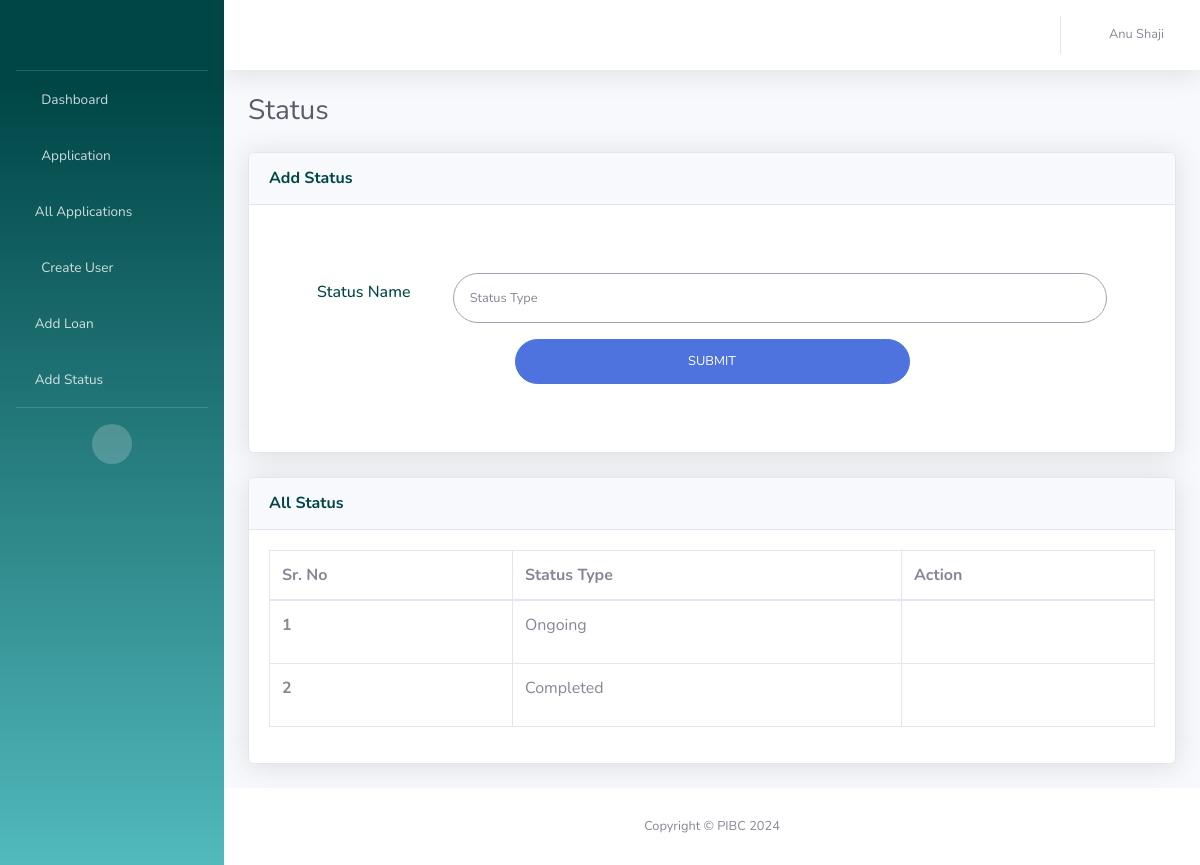
The page /add-status (signed in) on the database as committed earlier.
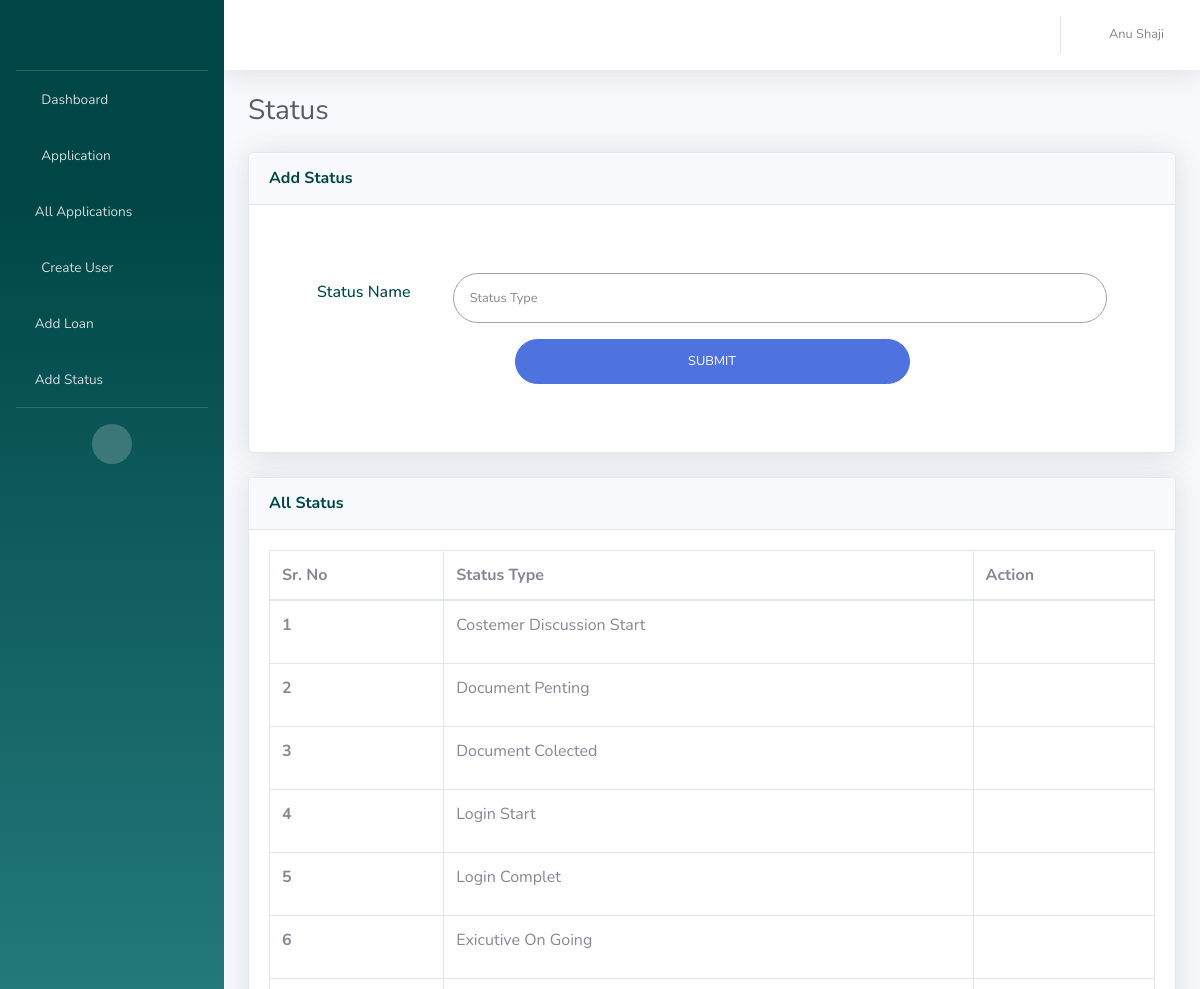
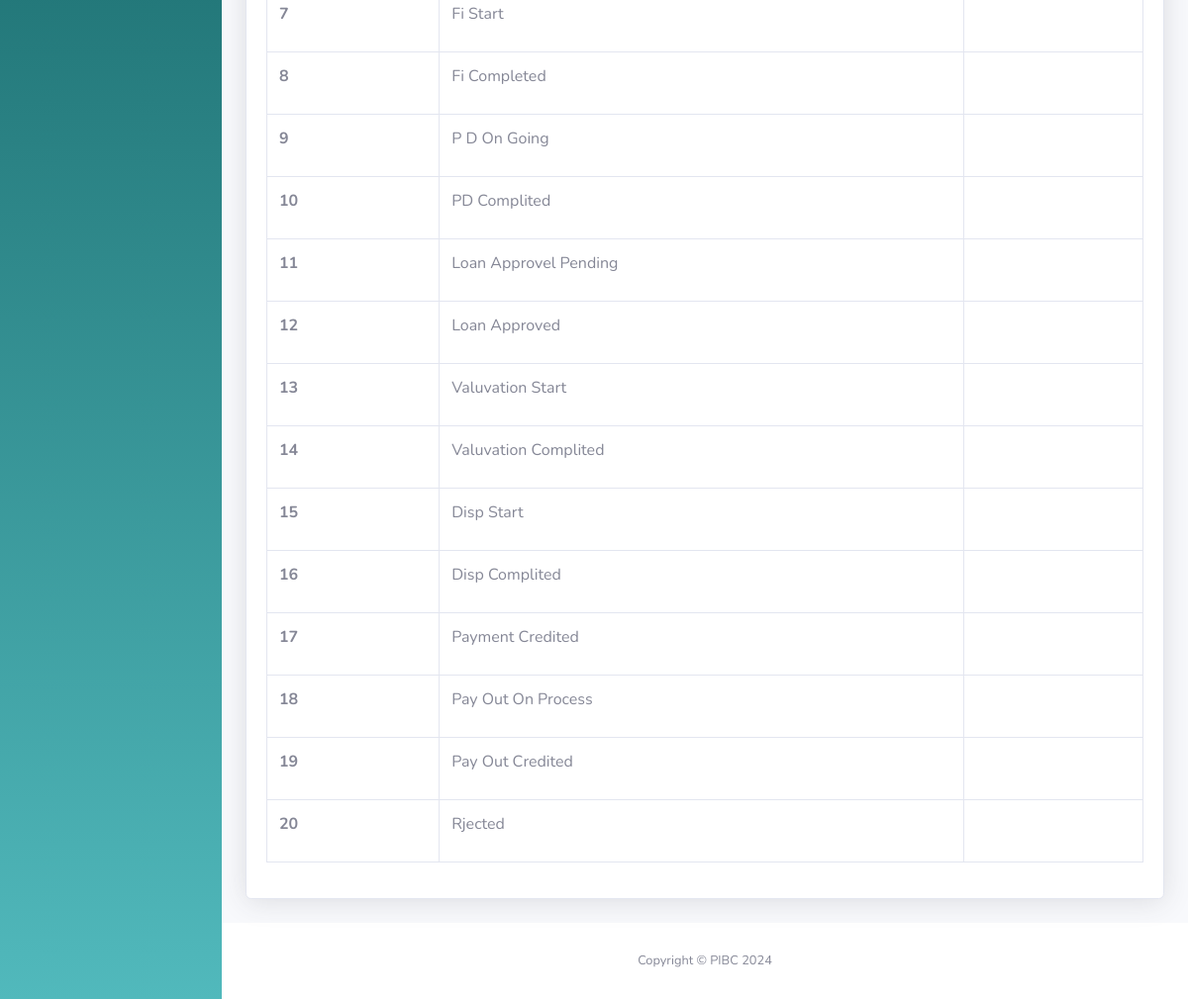
The same page on the database as committed later (2 pictures, top to bottom).
### UserApp/models.py (models this page shows, shortened)
class StatusModel(models.Model):
    status_id = models.AutoField(primary_key = True)
    status_name = models.CharField(max_length=100)

### UserApp/views.py (the view)
# urls.py: path('add-status', views.addstatus, name='addstatus'),
def addstatus(request):
    user = request.session.get('user', None)
    if user is None:
        return redirect('/login')
    else:
        admin = AdminModel.objects.get(admin_id=user)
        if admin.admin_last_name:
            admin_name = f"{admin.admin_first_name} {admin.admin_last_name}"
        else:
            admin_name = f"{admin.admin_first_name}"
        all_status = StatusModel.objects.all()
        if request.method == 'POST':
            form = StatusForm(request.POST)
            if form.is_valid():
                form.save()
                return redirect('/')  # Redirect to login page after successful registration
        else:
            form = StatusForm()
        return render(request, 'add-status.html', {'username':admin_name,'admin':admin,'form': form, 'allstatus':all_status})

### UserApp/forms.py
class StatusForm(forms.ModelForm):
    class Meta:
        model = StatusModel
        fields = ['status_name']
        widgets = {
            'status_name': forms.TextInput(attrs={'class': 'form-control form-control-user', 'placeholder': 'Status Type'})
        }

### templates/add-status.html (shortened to what the changed rows need)
<!DOCTYPE html>
<html lang="en">
<head>
    {% load static %}
    <link href="{% static 'vendor/fontawesome-free/css/all.min.css' %}" rel="stylesheet" type="text/css">
    <link href="{% static 'css/sb-admin-2.min.css' %}" rel="stylesheet">
</head>
<body id="page-top">
    <div id="wrapper">
        <div id="content-wrapper" class="d-flex flex-column">
            <div id="content">
                <div class="container-fluid">
                    <div class="d-sm-flex align-items-center justify-content-between mb-4">
                        <h1 class="h3 mb-0 text-gray-800">Status</h1>
                    </div>
                    <div class="row">
                        <div class="col-xl-12 col-lg-7">
                            <div class="card shadow mb-4">
                                <div class="card-body">
                                    <div class="table-responsive-xxl">
                                        <table class="table table-bordered table-hover all-users">
                                            <thead>
                                                <tr>
                                                  <th scope="col">Sr. No</th>
                                                  <th scope="col">Status Type</th>
                                                  <th scope="col">Action</th>
                                                </tr>
                                            </thead>
                                            <tbody>
                                            {% for status in allstatus %}
                                                    <tr>
                                                    <th scope="row">{{ forloop.counter }}</th>
                                                    <td>{{status.status_name}}</td>
                                                    <td>
                                                        <form action="{% url 'delete_status' status.status_id %}" method="post" style="display:inline;">
                                                            <button type="submit" class="btn"  onclick="return confirm('Are you sure you want to delete this?');">
                                                                <i class="fa fa-trash-alt" style="color:red;"></i>
                                                            </button>
                                                        </form>
                                                    </td>
                                            {% endfor %}
                                            </tbody>
                                        </table>
                                    </div>
                                </div>
                            </div>
                        </div>
                    </div>
                </div>
            </div>
        </div>
    </div>
</body>
</html>

Rows that differ between the two databases and show on the page:
removed StatusModel: status_name "Ongoing"
removed StatusModel: status_name "Completed"
added StatusModel: status_name "Costemer Discussion Start"
added StatusModel: status_name "Document Penting"
added StatusModel: status_name "Document Colected"
added StatusModel: status_name "Login Start"
added StatusModel: status_name "Login Complet"
added StatusModel: status_name "Exicutive On Going"
added StatusModel: status_name "Fi Start"
added StatusModel: status_name "Fi Completed"
added StatusModel: status_name "P D On Going"
added StatusModel: status_name "PD Complited"
added StatusModel: status_name "Loan Approvel Pending"
added StatusModel: status_name "Loan Approved"
added StatusModel: status_name "Valuvation Start"
added StatusModel: status_name "Valuvation Complited"
added StatusModel: status_name "Disp Start"
added StatusModel: status_name "Disp Complited"
added StatusModel: status_name "Payment Credited"
added StatusModel: status_name "Pay Out On Process"
added StatusModel: status_name "Pay Out Credited"
added StatusModel: status_name "Rjected"
